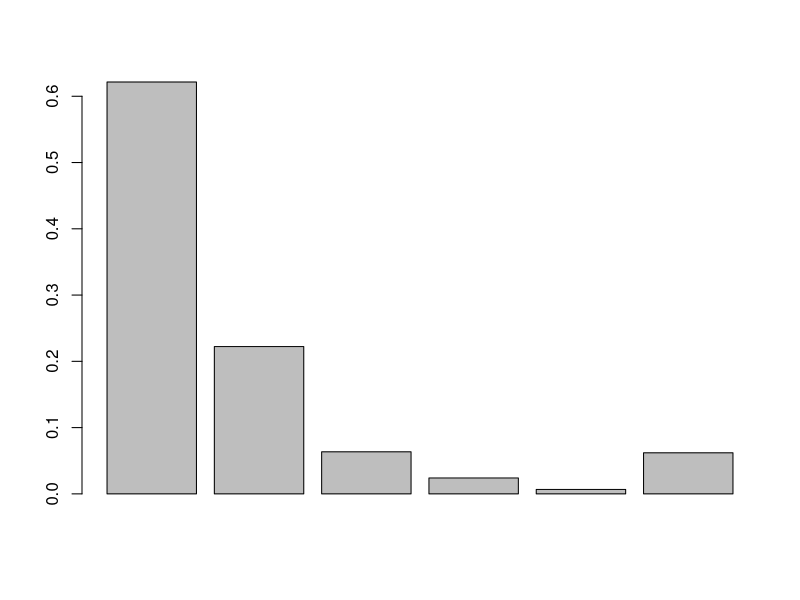
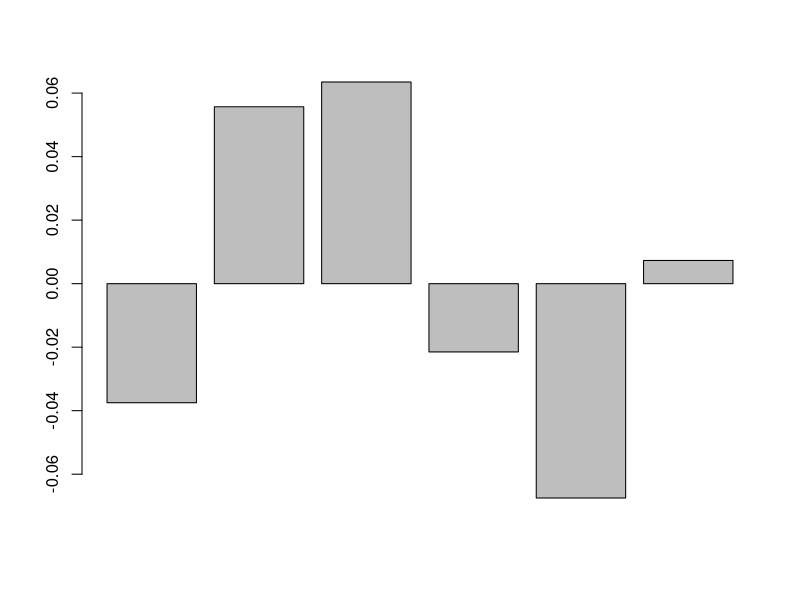
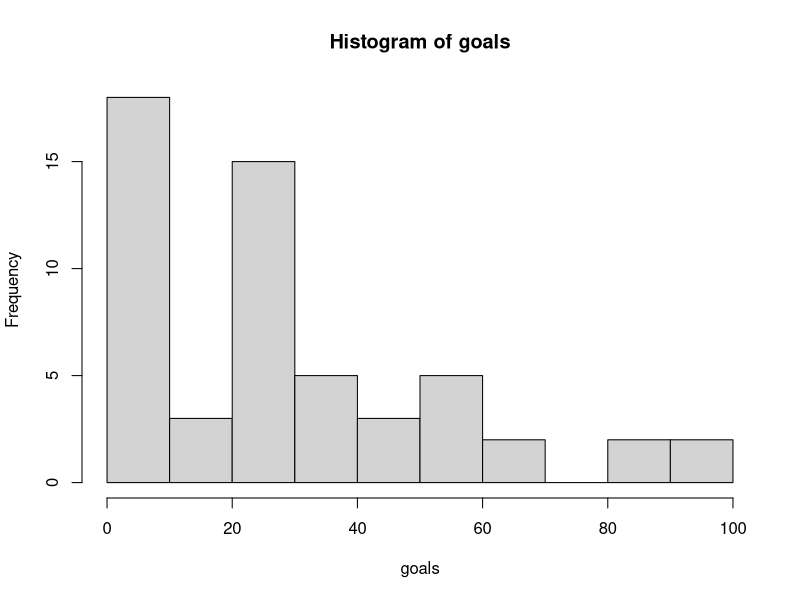
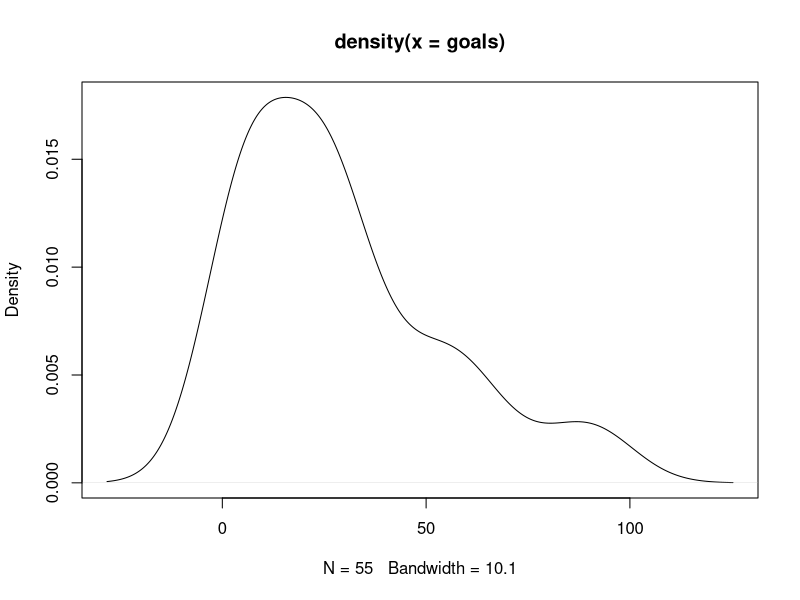
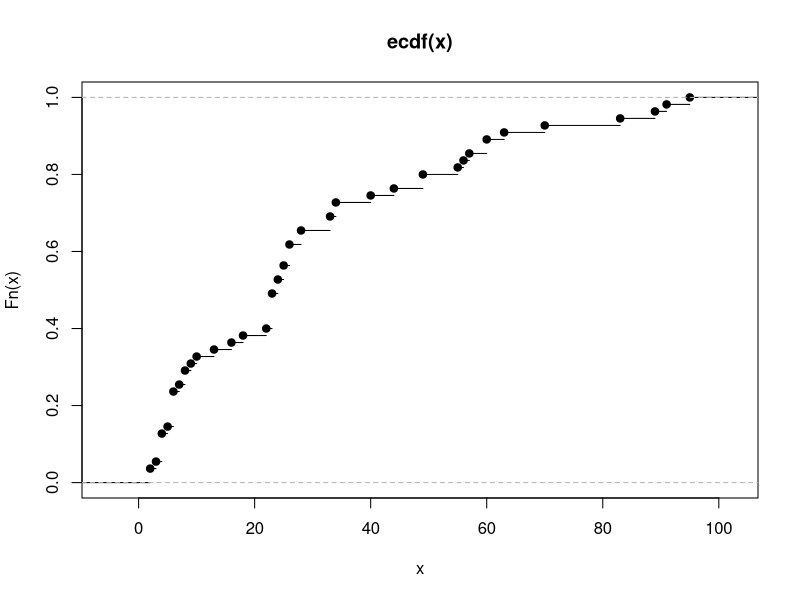
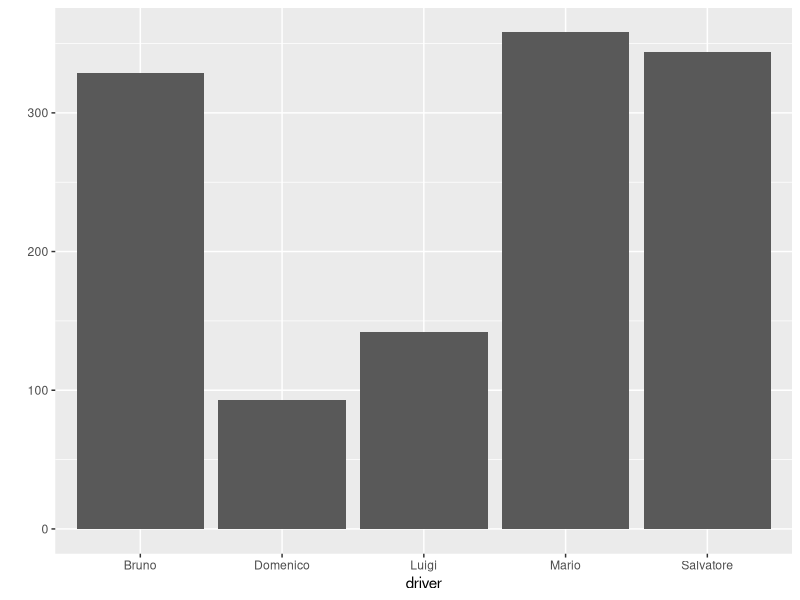
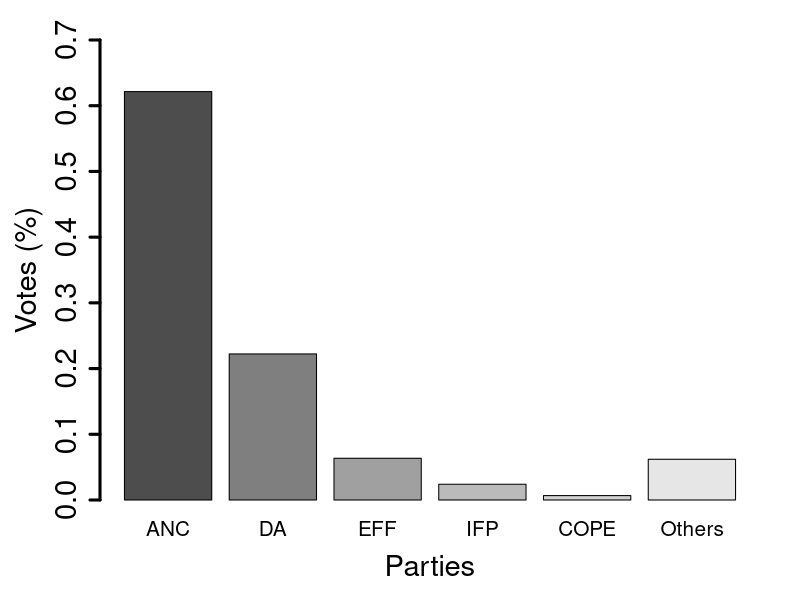
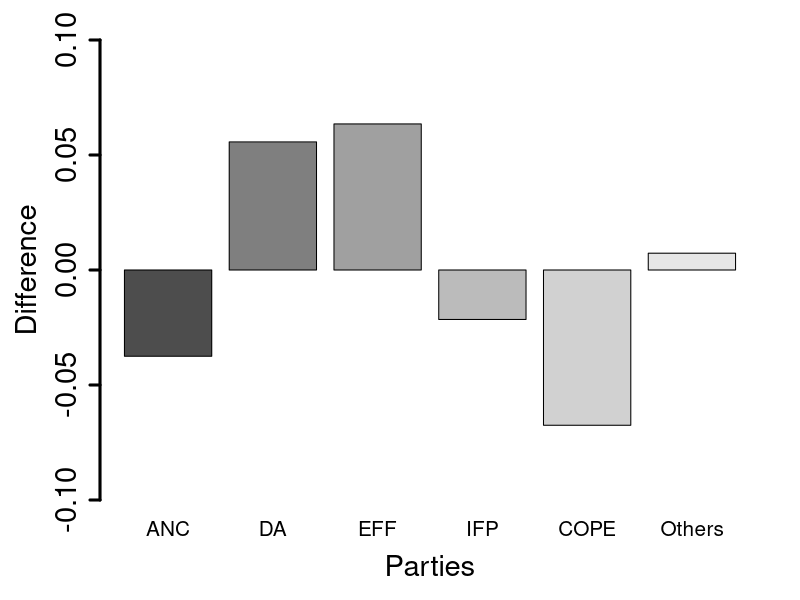

Here is the R script that generated these plots, in order:
# Specify your working directory on the computer. The folder should (ideally) contain the data sets used in the exercises.
setwd('C:/Users/123456/Documents/Book/Data')

#################
# Exercise 2.1  #
#################

# a)
results2014 <- c(0.6215,0.2223,0.0635,0.0240,0.0067,0.0620)
results2009 <- c(0.6590,0.1666,0,0.0455,0.0742,0.0547)
barplot(results2014)           # default version, does not look nice, type ?barplot for options to improve graph

pdf(file="exercise_2.1_a.pdf")   # to save graph as a pdf in your working directory - delete or comment out if not needed
par(mar= c(5, 5, 2, 2))          # to increase plot margins on the side of the figure to ensure that large labels stay in figure 
barplot(results2014,names.arg=c('ANC',"DA","EFF","IFP","COPE","Others"),col=gray.colors(6),
                    ylim=c(0,0.7),xlab="Parties",ylab="Votes (%)",
                    ,cex.axis=1.75,lwd=3,cex.lab=1.75,cex.names=1.25)       # to learn more about these options type ?par
dev.off()



# b)
difference <- results2014-results2009
barplot(difference)           # does not look nice, improve with options
                              #(e.g. range of y-axis)

pdf(file="exercise_2.1_b.pdf")
par(mar= c(5, 5, 2, 2))
barplot(difference,names.arg=c("ANC","DA","EFF","IFP","COPE","Others"),col=gray.colors(6),
                    ylim=c(-0.1,0.1),xlab="Parties",ylab="Difference",
                    ,cex.axis=1.75,lwd=3,cex.lab=1.75,cex.names=1.25)
dev.off()


#################
# Exercise 2.2  #
#################

# c) + d)  
# [to improve the look of the basic graphs, we use options such as ylab and xlab for labelling and cex for increasing font sizes]
goals <- c(6,24,91,8,4,25,3,83,89,34,25,24,18,6,23,10,28,4,63,6,60,5,40,2,22,26,23,26,
44,49,34,2,33,9,16,55,23,13,23,4,8,26,70,4,6,60,23,95,28,49,6,57,33,56,7)

# simple option
hist(goals)
plot(density(goals))

# nicer option (saved as pdf)
pdf(file="exercise_2.2_c.pdf")
par(mar= c(5, 5, 2, 2))
hist(goals, breaks=c(0,15,30,45,60,75,90,96),col="lightgrey", cex.axis=1.75,lwd=3,cex.lab=1.75,cex.main=1.75,ylab="Density",xlab="Time (in min)",xlim=c(0,100),ylim=c(0,0.025),main="")
dev.off()

pdf(file="exercise_2.2_d.pdf")
par(mar= c(5, 5, 2, 2))
plot(density(goals),lwd=2.5,main="",xlab="Time (in min)", cex.axis=1.75,cex.lab=1.75,cex.main=1.75)
dev.off()  


# f) 
plot.ecdf(goals)

# nicer
pdf(file="exercise_2.2_f1.pdf")
par(mar= c(5, 5, 2, 2))
plot.ecdf(goals, cex.axis=1.75,lwd=3,cex.lab=1.75,cex.main=1.75,xlab="Time (in min)",ylab="F(x)",main="")
dev.off()

goals_cat <- cut(goals, breaks=c(0,15,30,45,60,75,90,96),labels=c(15,30,45,60,75,90,96)) # see exercise solutions for more details

pdf(file="exercise_2.2_f2.pdf")
par(mar= c(5, 5, 2, 2))
plot.ecdf(as.numeric(as.character(goals_cat)), cex.axis=1.75,lwd=3,cex.lab=1.75,cex.main=1.75,xlab="Time (in min)",ylab="F(x)",main="")
dev.off()

################
# Exercise 2.5 #
################

# not asked in the exercise, but useful to learn more about R; plot ECDF and add lines with the "lines" command
score <- c(rep(1,1),rep(2,3),rep(3,8),rep(4,8),rep(5,27),rep(6,30),rep(7,11),rep(8,6),rep(9,4),rep(10,2))

pdf(file="exercise_2.5.pdf", width=8)
par(mar= c(5, 5, 2, 2))
plot.ecdf(score, cex.axis=1.75,lwd=3,cex.lab=1.75,cex.main=1.75,xlab="Score",ylab="F(x)",main="",yaxp=c(0,1,10),xaxp=c(0,10,10))
lines(c(0,5,10),c(0,0.47,1),type="l",col="darkgrey",lwd=3)
lines(c(3,3),c(0,0.282),type="l",col="darkgrey",lwd=3,lty=2)
lines(c(9,9),c(0,0.894),type="l",col="darkgrey",lwd=3,lty=2)
text(4,0.27,"28.2%",col="darkgrey",cex=1.5)
text(10,0.9,"89.4%",col="darkgrey",cex=1.5)
dev.off()

################
# Exercise 2.6 #
################

library(ggplot2)    # Browse http://docs.ggplot2.org/ for a comprehensive summary
pizza <- read.csv("pizza_delivery.csv")
attach(pizza)

# a)
pdf(file="exercise_2.6_a.pdf",width=11)
par(mar= c(5, 5, 2, 2))
hist(temperature, cex.axis=1.75,lwd=3,cex.lab=1.75,cex.main=1.75,xlab="Temperature",main="",xlim=c(40,90),ylim=c(0,400),col="lightgrey",ylab="Number of deliveries")
lines(c(65,65),c(0,400),type="l",lty=2,lwd=3)
dev.off()

# b)  [the "theme" option is to improve labelling and font size, not necessarily needed]
pdf(file="exercise_2.6_b.pdf",width=11)
p1 <- ggplot(data=pizza,aes(x=temperature))
p2 <- p1 + geom_histogram(fill="darkgrey",alpha=0.5,binwidth=2.5,)  + scale_y_continuous("Number of deliveries") + scale_x_continuous("Temperature")
plot(p2  + theme(axis.title.x = element_text(size=20),axis.title.y = element_text(size=20), axis.text.x = element_text(size=14), axis.text.y = element_text(size=14)))
dev.off()

# c)
pdf(file="exercise_2.6_c.pdf",width=11)
par(mar= c(5, 5, 2, 2))
barplot(table(driver),ylim=c(0,400),ylab="Number of deliveries", xlab="Driver",col=gray.colors(7),main="Title", cex.axis=1.75,lwd=3,cex.lab=1.75,cex.main=1.75,cex.names=1.5)
dev.off()


# d)  [the "theme" option is to improve labelling and font size, not necessarily needed]
qplot(driver,data=pizza,aes="bar")

pdf(file="exercise_2.6_d.pdf",width=11)
p3 <- qplot(driver,data=pizza,aes=("bar"),fill=day)
p4 <- p3 + scale_fill_grey() +theme_bw() + scale_y_continuous("Number of deliveries") + scale_x_discrete("Driver") 
plot(p4+ theme(axis.title.x = element_text(size=20),axis.title.y = element_text(size=20), legend.title =  element_text(size=18, hjust = 0), legend.text =  element_text(size=18), axis.text.x = element_text(size=16), axis.text.y = element_text(size=16)))
dev.off()





